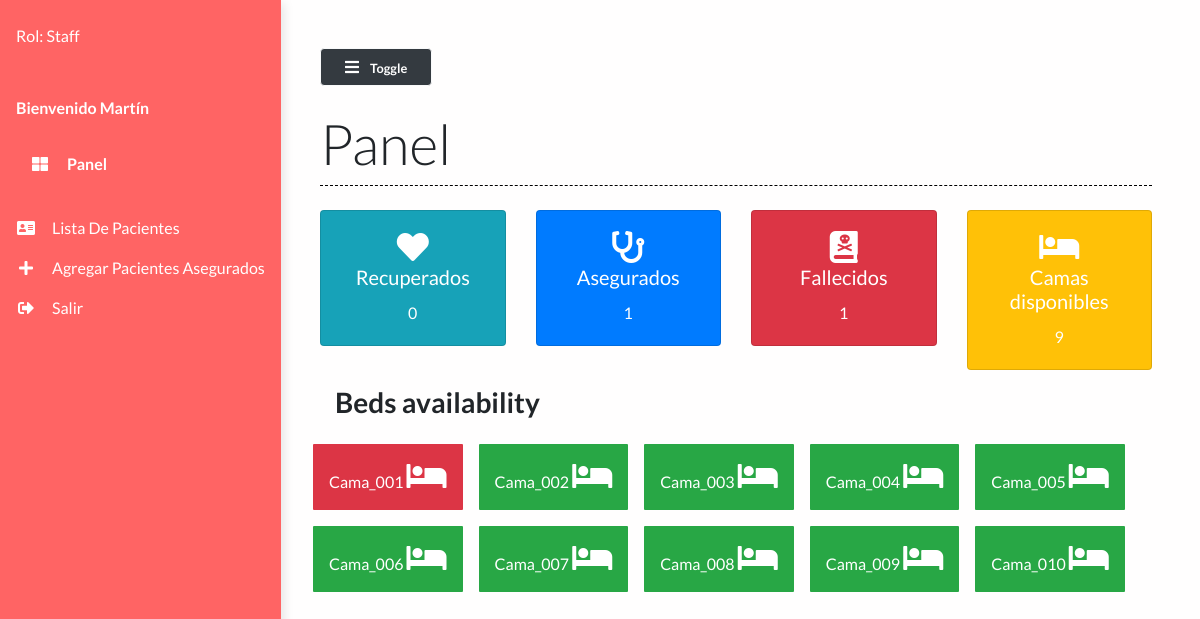
Screenshot of / (signed in) with the database file from the repository.
### main/models.py (models this page shows)
class Bed(models.Model):
    bed_number = models.CharField(max_length=50)
    occupied = models.BooleanField()
    def __str__(self):
        return self.bed_number

### main/views.py (the view)
# urls.py: path("", views.dashboard, name="dashboard"),
def dashboard(request):
    patients = Patient.objects.all()
    patient_count = patients.count()
    patients_recovered = Patient.objects.filter(status="Recovered")
    patients_deceased = Patient.objects.filter(status="Deceased")
    deceased_count = patients_deceased.count()
    recovered_count = patients_recovered.count()
    beds = Bed.objects.all()
    beds_available = Bed.objects.filter(occupied=False).count()
    context = {
        'patient_count': patient_count,
        'recovered_count': recovered_count,
        'beds_available': beds_available,
        'deceased_count':deceased_count,
        'beds':beds
    }
    print(patient_count)
    return render(request, 'main/dashboard.html', context)

### main/templates/main/dashboard.html (shortened to what this page needs)
{% extends 'main/base.html' %}
{% load static %}
{% block contentTitle %}
Panel
{% endblock contentTitle %}
{% block content %}
<div class="row row-cols-1 row-cols-md-3 g-4">
    <div class="col">
        <div class="card text-white text-center bg-info bg-gradient">
            <div class="card-body">
                <i class="fas fa-heart fa-2x text-white-300"></i>
                <h5 class="card-title">Recuperados</h5>
                <p class="card-text">{{ recovered_count }}</p>
            </div>
        </div>
    </div>
    <div class="col">
        <div class="card text-white text-center bg-primary ">
            <div class="card-body">
                <i class="fas fa-stethoscope fa-2x text-white-300"></i>
                <h5 class="card-title">Asegurados</h5>
                <p class="card-text">{{ patient_count }}</p>
            </div>
        </div>
    </div>
    <div class="col">
        <div class="card text-white text-center bg-danger ">
            <div class="card-body">
                <i class="fas fa-book-dead fa-2x text-white-300"></i>
                <h5 class="card-title">Fallecidos</h5>
                <p class="card-text">{{ deceased_count }}</p>
            </div>
        </div>
    </div>
    <div class="col">
        <div class="card text-white text-center bg-warning ">
            <div class="card-body">
                <i class="fas fa-bed fa-2x text-white-300"></i>
                <h5 class="card-title">Camas disponibles</h5>
                <p class="card-text">{{ beds_available }}</p>
            </div>
        </div>
    </div>
</div>
<div class="container">
    <h3 class="font-weight-bold my-3">Beds availability</h3>
</div>
<div class="row">
    {% for bed in beds %}
    <div class="
                {% if bed.occupied == True %}
                bg-danger
                {% elif bed.occupied == False %}
                bg-success
                {% endif %}
                grid-box my-2 mx-2 py-3 px-3 text-white">{{ bed }}
                <i class="fas fa-bed fa-2x text-white-300"></i>
            </div>
    {% endfor %}
</div>
{% endblock content %}

### main/templates/main/base.html (shortened to what this page needs)
{% load static %}
<!DOCTYPE html>
<html lang="en">
<head>
  <link rel="stylesheet" href="https://maxcdn.bootstrapcdn.com/bootstrap/4.0.0/css/bootstrap.min.css"
 />
  <link rel="stylesheet" href="https://cdnjs.cloudflare.com/ajax/libs/font-awesome/5.14.0/css/all.min.css"
 />
  <link rel="stylesheet" href="{% static 'styles/base.css' %}" type="text/css" />
  <link rel="stylesheet" href="//code.jquery.com/ui/1.12.1/themes/base/jquery-ui.css">
</head>
<body>
  <div class="vertical-nav" id="sidebar">
    <div class="py-4 px-3 mb-4">
      <div class="media d-flex align-items-center">
        <div class="media-body text-white">
          {% if request.user.is_authenticated %}
          <p class="font-weight-normal mb-0">
            Rol: {% if request.user.is_superuser == True %}
            Admin
            {% elif request.user.is_superuser == False and request.user.is_staff == True %}
            Staff
            {% endif %}
          </p>
          {% endif %}
        </div>
      </div>
    </div>
    <p class="text-white font-weight-bold px-3 pb-4 mb-0">
      Bienvenido {{user.first_name}}
    </p>
    <p class="text-gray font-weight-bold px-3 pb-4 mb-0">
      <a href="{% url 'dashboard' %}" class="nav-link text-white">
        <i class="fa fa-th-large mr-3 text-primary"></i> Panel </a>
    </p>
    {% if request.user.is_authenticated == True %}
    <ul class="nav flex-column mb-0">
      <li class="nav-item">
        <a href="{% url 'patient_list' %}" class="nav-link text-white">
          <i class="fa fa-address-card mr-3 text-primary fa-fw"></i>Lista de pacientes
        </a>
      </li>
      <li class="nav-item">
        <a href="{% url 'add_patient' %}" class="nav-link text-white">
          <i class="fa fa-plus mr-3 text-primary fa-fw"></i>Agregar pacientes asegurados
        </a>
      </li>
      {% endif %}
      {% if request.user.is_authenticated == False %}
      <li class="nav-item">
        <a href="{% url 'login' %}" class="nav-link text-white">
          <i class="fa fa-sign-in-alt mr-3 text-primary fa-fw"></i>Login
        </a>
      </li>
      {% else %}
      <li class="nav-item">
        <a href="{% url 'logout' %}" class="nav-link text-white">
          <i class="fa fa-sign-out-alt mr-3 text-primary fa-fw"></i>Salir
        </a>
      </li>
      {% endif %}
    </ul>
  </div>
  <div class="page-content p-5" id="content">
    <button id="sidebarCollapse" class="btn btn-light bg-dark rounded-pill shadow-sm px-4 mb-4" type="button">
      <i class="fa fa-bars mr-2 text-primary"></i>
      <small class="font-weight-bold text-primary">
        Toggle
      </small>
    </button>
    <h2 class="display-4 ">{% block contentTitle %}{% endblock contentTitle %}
    </h2>
    <div class="seperator mt-1 mb-4"></div>
    {% block content %}{% endblock content %}
  </div>
</body>
</html>

### static/styles/base.css (style rules this page uses)
body { background: #fffefe; min-height: 100vh; overflow-x: hidden; font-family:Lato,'Helvetica Neue',Helvetica,Arial,sans-serif; }
.vertical-nav { background: #ff6464 !important; min-width: 17rem; height: 100vh; position: fixed; top: 0; left: 0; box-shadow: 3px 3px 10px rgba(0, 0, 0, 0.1); transition: all 0.4s; }
.page-content { width: calc(100% -17rem); margin-left: 17rem; transition: all 0.4s; }
.seperator { margin: 3rem 0; border-bottom: 1px dashed #000000; }
.nav-link { text-transform: capitalize; }
.text-primary { color: #fff !important; }
.grid-box { border-radius: 1px; }

### rows the page displays
Bed: bed_number "Cama_001"
Bed: bed_number "Cama_002"
Bed: bed_number "Cama_003"
Bed: bed_number "Cama_004"
Bed: bed_number "Cama_005"
Bed: bed_number "Cama_006"
Bed: bed_number "Cama_007"
Bed: bed_number "Cama_008"
Bed: bed_number "Cama_009"
Bed: bed_number "Cama_010"

### other values shown
{{ user.first_name }} "Martín"
{{ recovered_count }} "0"
{{ patient_count }} "1"
{{ deceased_count }} "1"
{{ beds_available }} "9"
